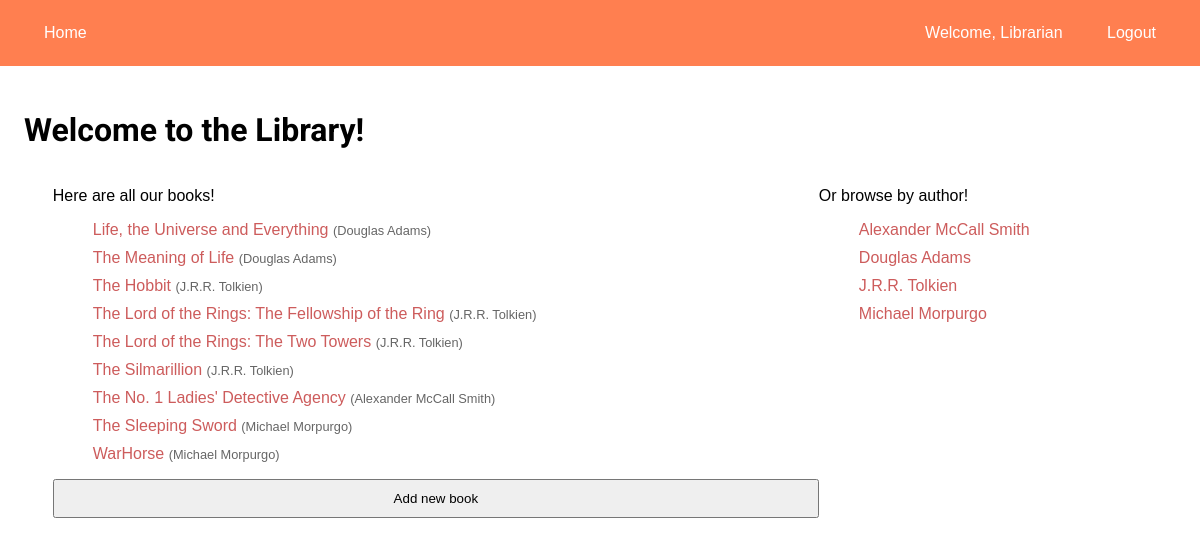
The app's page / (signed in) with its own data.
### library/models.py (models this page shows, shortened)
class Book(models.Model):
    title = models.CharField(max_length=100)
    author = models.ForeignKey(Author, null=True, on_delete=models.SET_NULL)
    borrower = models.ForeignKey(User, null=True, on_delete=models.SET_NULL)

class Author(models.Model):
    name = models.CharField(max_length=50)
    def __str__(self):
        return f"{self.name}"

### library/views.py (the view)
# urls.py: path('', views.index, name='library-index'),
def index(req):
    books = Book.objects.all().order_by('author', 'title')
    authors = Author.objects.all().order_by('name')
    data = { "books": books, "authors": authors }
    return render(req, 'library/index.html', data)

### library/templates/library/index.html
{% extends "library/base.html" %}
{% block content %}
    <h1>Welcome to the Library!</h1>
    <div id="library-container">
        <div class="split-left">
            <p>Here are all our books!</p>
            <ul id="books-container">
                {% for book in books %}
                <li>
                    <a href="{% url 'book-show' book_id=book.id %}">
                        {{ book.title }}
                    </a>
                    <span class="helptext">({{ book.author }})</span>
                </li>
                {% endfor %}
            </ul>
            <a href="{% url 'book-create' %}"> <button>Add new book</button></a>
        </div>
        <div class="split-right">
            <p>Or browse by author!</p>
            <ul id="authors-container">
                {% for author in authors %}
                <li>
                    <a href="{% url 'author-show' author_id=author.id %}">
                        {{ author.name }}
                    </a>
                </li>
                {% endfor %}
            </ul>
        </div>
    </div>
{% endblock content %}

### library/templates/library/base.html (shortened to what this page needs)
{% load static %}
<!DOCTYPE html>
<html lang="en">
    <head>
        <link rel="stylesheet" href="{% static 'css/main.css' %}">
    </head>
    <body>
        <nav>
            <div class="linkset left">
                <a href="{% url 'library-index' %}">Home</a>
            </div>
            <div class="linkset right">
            {% if user.is_authenticated %}
                <span>Welcome, {{user}}</span>
                <a href="{% url 'logout' %}">Logout</a>
            {% else %}
                <a href="{% url 'signup' %}">Sign up</a>
                <a href="{% url 'login' %}">Login</a>
            {% endif %}
        </div>
        </nav>
        <main>
            {% block content %}
            {% endblock content %}
        </main>
    </body>
</html>

### library/static/css/main.css (style rules this page uses)
:root { --primary-font: 'Late', sans-serif; --header-font: 'Roboto', sans-serif; }
* { box-sizing: border-box; }
html, body { margin: 0; }
body { font-family: var(--primary-font); }
h1 { font-family: var(--header-font); }
nav { width: 100vw; padding: 1.5rem; display: flex; justify-content: space-between; background-color: coral; }
.linkset > * { margin: 0 20px; color: white; font-size: 0.8rem; }
#library-container { width: 95%; margin: 0 auto; display: flex; }
.split-left { width: 70%; }
.split-right { width: 30%; }
.right { text-align: right; }
.left { text-align: left; }
a { cursor: pointer; text-decoration: none; }
main { padding: 1.5rem; }
ul li { list-style: none; margin: 10px 0; }
li a, p a { color: indianred; }
input, button { display: block; padding: 10px 0; font-family: var(--primary-font); width: 100%; text-align: center; cursor: pointer; }
.helptext, form > ul { opacity: 0.6; font-size: 0.8rem; }
@media only screen and (min-width: 480px) { .linkset > * { font-size: 1rem; } }

### records on screen
Book: title "Life, the Universe and Everything", author "Douglas Adams"
Book: title "The Meaning of Life", author "Douglas Adams"
Book: title "The Hobbit", author "J.R.R. Tolkien"
Book: title "The Lord of the Rings: The Fellowship of the Ring", author "J.R.R. Tolkien"
Book: title "The Lord of the Rings: The Two Towers", author "J.R.R. Tolkien"
Book: title "The Silmarillion", author "J.R.R. Tolkien"
Book: title "The No. 1 Ladies' Detective Agency", author "Alexander McCall Smith"
Book: title "The Sleeping Sword", author "Michael Morpurgo"
Book: title "WarHorse", author "Michael Morpurgo"
Author: name "Alexander McCall Smith"
Author: name "Douglas Adams"
Author: name "J.R.R. Tolkien"
Author: name "Michael Morpurgo"

### other values on screen
{{ user }} "Librarian"
